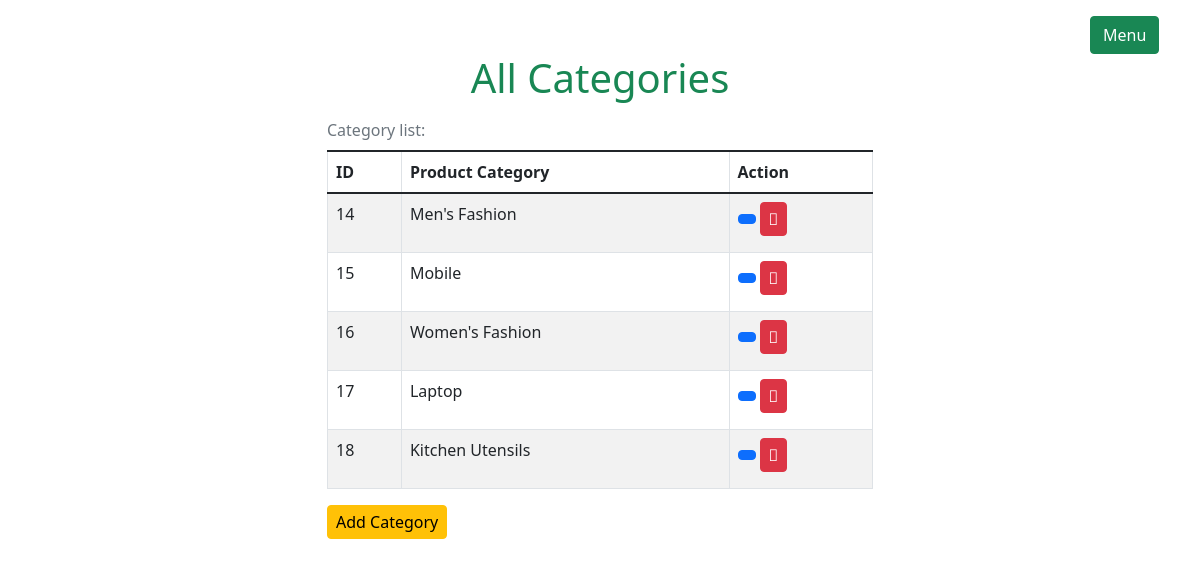
/products/categories/ (signed in), run on the app's committed database.
### products/models.py (models this page shows, shortened)
class Category(models.Model):
    category_name=models.CharField(max_length=100, unique=True)
    created_date=models.DateTimeField(auto_now_add=True)

### users/auth.py (the view)
    def wrapper_function(request,*args,**kwargs):
        if request.user.is_staff:
            return view_function(request,*args,**kwargs)
        else:
            return redirect('/')

### products/views.py (called while the page is built)
@login_required
@admin_only
def show_category(request):
    categories=Category.objects.all()
    context={
        'categories':categories
    }
    return render(request, 'products/categories.html/',context)

### users/auth.py (called while the page is built)
def admin_only(view_function):
    def wrapper_function(request,*args,**kwargs):
        if request.user.is_staff:
            return view_function(request,*args,**kwargs)
        else:
            return redirect('/')
    return wrapper_function

### products/templates/products/categories.html (shortened to what this page needs)
{% extends 'admins/layout.html' %}
{%load static%}
{%block main-content%}
<h1 class="text-center text-success">All Categories</h1>
<div class="container">
  <div class="row d-flex justify-content-center">
    <div class="col-md-6">
      <table class="table table-bordered table-striped caption-top">
        <caption>Category list:</caption>
            <thead>
              <tr>
                <th> ID </th>
                <th>Product Category </th>
                <th>Action</th>
              </tr>
            </thead>
            <tbody>
              {% for category in categories %}
              <tr>
                <td> {{category.id}} </td>
                <td> {{category.category_name}}</td>
                <td>
                  <a href="/products/categories/updatecategory/{{category.id}}" class="btn btn-primary px-2 py-1 mb-2"></a>
                  <a href="/products/categories/deletecategory/{{category.id}}" class="btn btn-danger px-2 py-1 mb-2" onClick="return confirm('Are you sure want to delete this category?')"><i class="fa-solid fa-trash"></i></a>
                </td>
              </tr>
              {%endfor%}
            </tbody>
      </table>
      <a href="/products/addcategory" class="btn btn-warning px-2 py-1"> Add Category </a>
    </div>
  </div>
</div>
{%endblock%}

### data on the page
Category: id "14", category_name "Men's Fashion"
Category: id "15", category_name "Mobile"
Category: id "16", category_name "Women's Fashion"
Category: id "17", category_name "Laptop"
Category: id "18", category_name "Kitchen Utensils"
